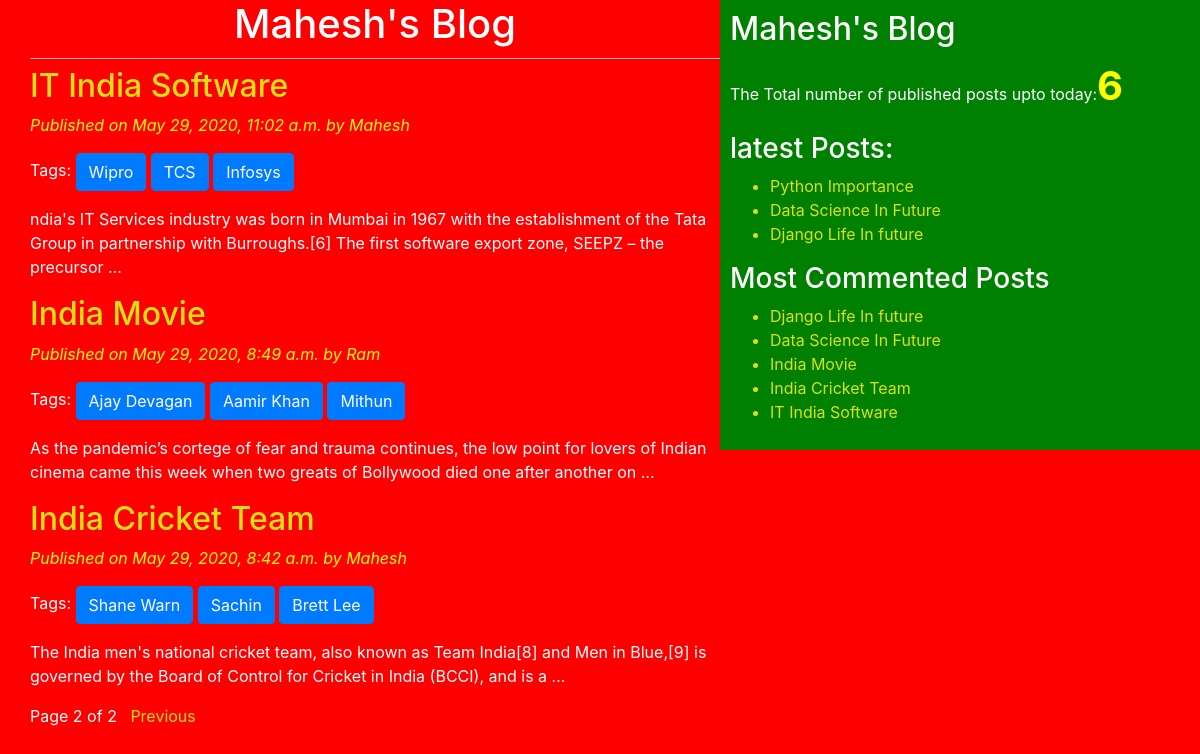
Page /post/?page=2 on the committed database.
### blog/models.py (models this page shows, shortened)
class Post(models.Model):
    STATUS_CHOICES=(('draft','Draft'),('published','Published'))
    title=models.CharField(max_length=256)
    slug=models.SlugField(max_length=264,unique_for_date='publish')
    author=models.ForeignKey(User,related_name='blog_posts',on_delete=models.DO_NOTHING)
    body=models.TextField()
    publish=models.DateTimeField(default=timezone.now)
    created=models.DateTimeField(auto_now_add=True)
    updated=models.DateTimeField(auto_now=True)
    status=models.CharField(max_length=10, choices=STATUS_CHOICES,default='draft')
    objects=Custommanager()
    tags=TaggableManager()
    class Meta:
        ordering=('-publish',)
    def get_absolute_url(self):
        return reverse('post_detail',args=[self.publish.year,self.publish.strftime('%m'),self.publish.strftime('%d'),self.slug])

### blog/views.py (the view)
# urls.py: path('post/', views.post_list_view),
def post_list_view(request,tag_slug=None):
    post_list=Post.objects.all()
    tag=None
    if tag_slug:
        tag=get_object_or_404(Tag,slug=tag_slug)
        post_list=post_list.filter(tags__in=[tag])
    paginator=Paginator(post_list,3)
    page_number=request.GET.get('page')
    try:
        post_list=paginator.page(page_number)
    except PageNotAnInteger:
        post_list=paginator.page(1)
    except EmptyPage:
        post_list=paginator.page(paginator.num_pages)
    return render(request,'blog/post_list.html',{'post_list':post_list,'tag':tag})

### blog/models.py (called while the page is built)
    def get_queryset(self):
        return super().get_queryset().filter(status='published')

### blog/templatetags/blog_tags.py (called while the page is built)
@register.simple_tag(name='my_tag')
def total_posts():
    return Post.objects.count()

@register.inclusion_tag('blog/latest_posts123.html')
def show_latest_posts():
    latest_posts=Post.objects.order_by('-publish')[:3]
    return {'latest_posts':latest_posts}

@register.simple_tag
def get_most_commented_posts(count=5):
    return Post.objects.annotate(total_comments=Count('comments')).order_by('-total_comments')[:count]

### templates/blog/post_list.html (shortened to what this page needs)
<!DOCTYPE html>
{%extends "blog/base.html"%}
{%block content%}
<h1>Mahesh's Blog</h1>
{%for post in post_list%}
<a href="{{post.get_absolute_url}}"><h2>{{post.title}}</h2></a>
<p id='date'>Published on {{post.publish}} by {{post.author|title}}</p>
<p>Tags:
{%for tag in post.tags.all%}
  <a href="{%url 'post_list_by_tag_name' tag.slug%}" class="btn btn-primary">{{ tag.name}}</a>
{%endfor%}
  </p>
{{post.body|truncatewords:30|linebreaks}}
{%endfor%}
{%include 'blog/pagination.html' with page=post_list%}
{%endblock%}

### templates/blog/base.html (shortened to what this page needs)
<!DOCTYPE html>
{%load blog_tags%}
{%load static%}
<html lang="en" dir="ltr">
  <head>
    <link rel="stylesheet" href="https://stackpath.bootstrapcdn.com/bootstrap/4.5.0/css/bootstrap.min.css">
        <link rel="stylesheet" href="{%static 'css/blog.css'%}">
  </head>
  <body>
   <div class="content">
     {%block content%}{%endblock%}
   </div>
   <div class="sidebar">
     <h2>Mahesh's Blog</h2>
     <p>The Total number of published posts upto today:<span id='pcount'>{%my_tag%}</span></p>
<h3>latest Posts:</h3>{%show_latest_posts%}
<h3>Most Commented Posts</h3>
{%get_most_commented_posts as most_commented_posts%}
<ul>
{%for post in most_commented_posts%}
  <a href="{{post.get_absolute_url}}"><li>{{post.title}}</li></a>
  {%endfor%}
</ul>
   </div>
  </body>
</html>

### templates/blog/latest_posts123.html
<ul>
  {%for post in latest_posts %}
  <a href="{{post.get_absolute_url}}"><li>{{post.title}}</li></a>
  {%endfor%}
</ul>

### static/css/blog.css (style rules this page uses)
.content { width: 60%; float: left; padding: 0 0 0 30px; background: red; height: 100%; }
.sidebar { width:40%; float: right; padding: 10px; background: green; height:100%; }
h1 { text-align: center; border-bottom: 1px solid #bbb; padding-bottom: 10px; }
body { color: white; background: red; }
#date { color:yellow; font-style: italic; }
a { color: #dae014; }
#pcount { font-size: 40px; color:yellow; font-weight: bold; }

### rows in the picture
Post: title "IT India Software", publish "May 29, 2020, 11:02 a.m.", author "Mahesh", body "ndia's IT Services industry was born in Mumbai in 1967 with the establishment of the Tata Group in partnership with Burroughs.[6] The first software export zone, SEEPZ – the precursor …"
Tag: name "Wipro"
Tag: name "TCS"
Tag: name "Infosys"
Post: title "India Movie", publish "May 29, 2020, 8:49 a.m.", author "Ram", body "As the pandemic’s cortege of fear and trauma continues, the low point for lovers of Indian cinema came this week when two greats of Bollywood died one after another on …"
Tag: name "Ajay Devagan"
Tag: name "Aamir Khan"
Tag: name "Mithun"
Post: title "India Cricket Team", publish "May 29, 2020, 8:42 a.m.", author "Mahesh", body "The India men's national cricket team, also known as Team India[8] and Men in Blue,[9] is governed by the Board of Control for Cricket in India (BCCI), and is a …"
Tag: name "Shane Warn"
Tag: name "Sachin"
Tag: name "Brett Lee"
Post: title "Python Importance"
Post: title "Data Science In Future"
Post: title "Django Life In future"

### other values in the picture
{{ page.number }} "2"
{{ page.paginator.num_pages }} "2"
